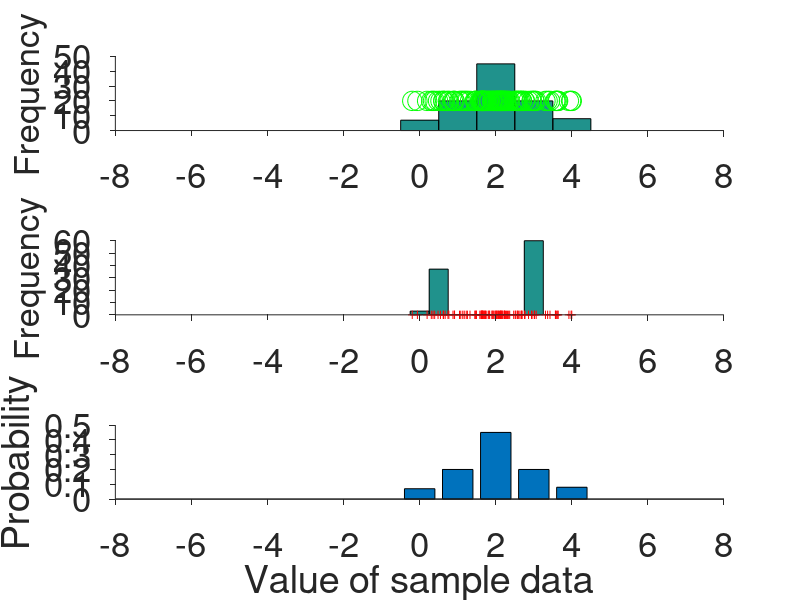
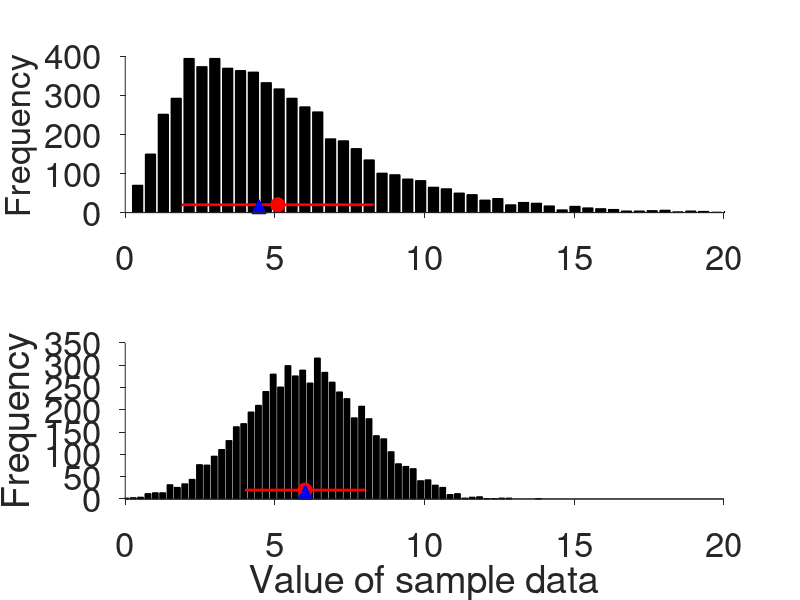
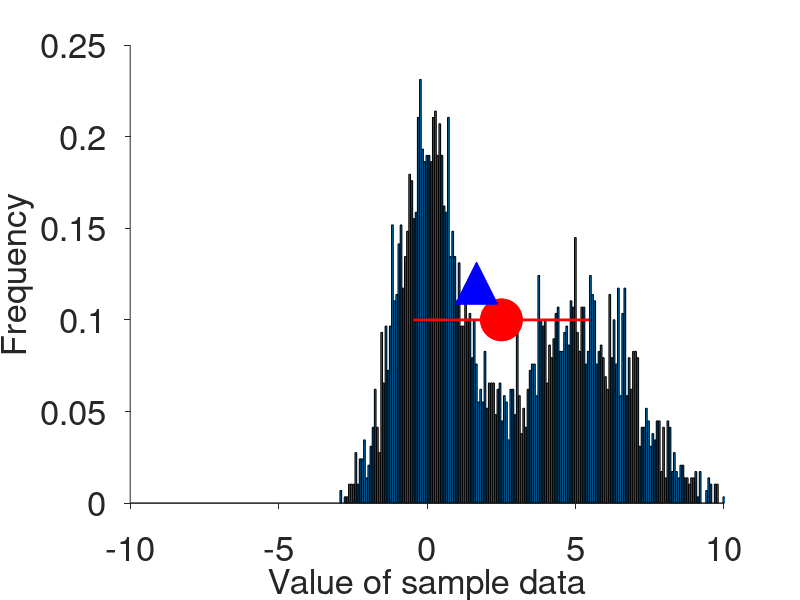
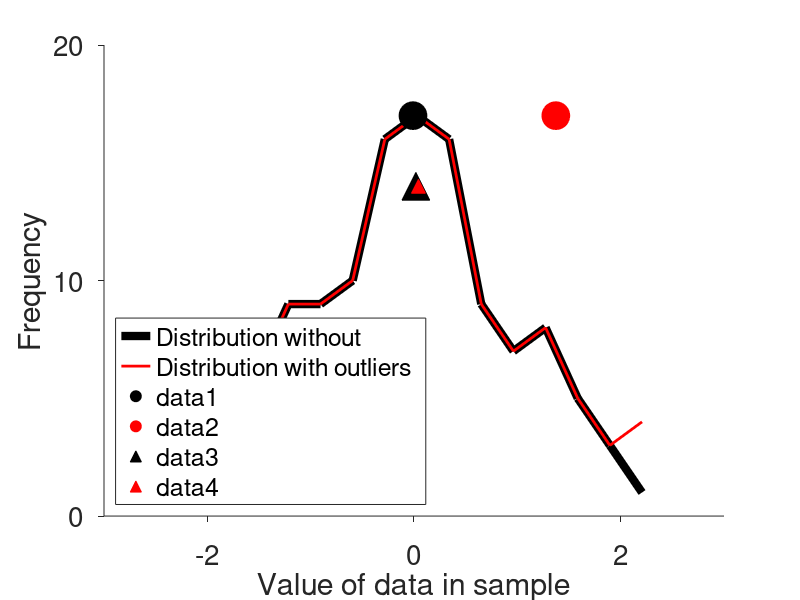

The MATLAB script that drew these images, in order:
%% Creating a variables and visualizing data
%
% - This tutorial will show how to plot a histogram with areas and bar-heights.
% - How compute the mean and the median and how to use MatLab corresponding
%   Functions.
% - How to compute the r.m.s. (root-mean-square) value of a sample.
% - How to compute the standard deviation and use the corresponding matlab
%   function.
% 
% Pestilli, Franco K310 Spring 2014 Indiana University Bloomington

%% (0) Simulating data.
% We create a vector of random data points. The values will be
% randomly drawn from a gaussian distribution with a mean of 0 and a
% standard deviation of 1.  To do so we will use a built in MatLab
% function:
rnd_data = 2+1*randn(100,1); % Type: 'doc randn' for more information 

%% (1) Plotting a histogram with equal bins.
% The height of each bar will indicate the number of elements in the sample
% that are part of the interval indicated by the bar horizontal width.
figure('name','test','color','w')
subplot(3,1,1); % Subplot plots multiple axis in a single matlab figure
xbins1 = -6:6; 
hist(rnd_data,xbins1);
hold on
plot(rnd_data, 20*ones(size(rnd_data)),'go','markersize',14)
set(gca,'tickdir','out', 'box','off','xlim',[-8 8], ...
        'xtick',[-8:2:8],'fontsize',25)
ylabel('Frequency','fontsize',25)

%% (2) Plotting a histogram with unequal bins.
subplot(3,1,2);  % Subplot plots multiple axis in a single matlab figure
xbins2 = [-4 -2 0 .5 3];
hist(rnd_data,xbins2)
hold on
plot(rnd_data,zeros(size(rnd_data)),'r+')
set(gca,'tickdir','out', 'box','off','xlim',[-8 8], ...
        'xtick',[-8:2:8],'fontsize',25)
ylabel('Frequency','fontsize',25)

%% (3) Plotting a histogram by computing probabilities:
[y,x] = hist(rnd_data,xbins1);
% Divide by the sum: 
% this does not scale to probability
subplot(3,1,3);  % Subplot plots multiple axis in a single matlab figure
% Divide by the area:
% This method scales the y-axis to probability
bar(x,y/trapz(x,y));
set(gca,'tickdir','out', 'box','off','xlim',[-8 8],'xtick',[-8:8])
ylabel('Probability')
xlabel('Value of sample data')
set(gca,'tickdir','out', 'box','off','xlim',[-8 8], ...
        'xtick',[-8:2:8],'fontsize',25)

%% (3) Build two data sets sampling from different distributions.
% Here after we will plot two distributions with different shape.
% One shape is symmetric (same number of values to the left and right of
% the mean) the other shape is not symmetric, it is skewed. The skewed
% distribution is a Chi^2 distribution. When we summarize both
% distributions with mean, median and STD the significance of each measure
% changes. Both mean and median describe well the symmetric data drawn from
% a normal (Gaussian) distirbution but not so well the dat adrawn from the
% Chi^2 distribution.
%
chirnd_data = chi2rnd(5,6000,1); % Please explore the help of this new function
rnd_data    = 6+2*randn(6000,1); % Type: 'doc randn' for more information 

% We plto the first sample, nto symmetric.
figure('name','Two histograms','color','w')
subplot(2,1,1); % Subplot plots multiple axis in a single matlab figure
[y,x] = hist(chirnd_data,60);
bar(x,y,'k')
hold on
set(gca,'tickdir','out', 'box','off','xlim',[0 20],'xtick',[0:5:20],'fontsize',25)
ylabel('Frequency','fontsize',25)

% Add the mean
m  = mean(chirnd_data);
sd = std(chirnd_data);
plot([m-sd m+sd],[20 20],'r-','linewidth',2)
plot([m m],[20 20],'ro','markerfacecolor','r','markersize',10)

% Add the median
m = median(chirnd_data);
plot([m m],[15 15],'b^','markerfacecolor','b','markersize',10)

% We plot the secodn sample, symmetric.
subplot(2,1,2); % Subplot plots multiple axis in a single matlab figure
[y,x] = hist(rnd_data,60);
bar(x,y,'k')
hold on
set(gca,'tickdir','out', 'box','off','xlim',[0 20],'xtick',[0:5:20],'fontsize',25)
ylabel('Frequency')
xlabel('Value of sample data')

% Add the mean
m  = mean(rnd_data);
sd = std(rnd_data);
plot([m-sd m+sd],[20 20],'r-','linewidth',2)
plot([m m],[20 20],'ro','markerfacecolor','r','markersize',10)

% Add the median
m = median(rnd_data);
plot([m m],[15 15],'b^','markerfacecolor','b','markersize',10)


%% (4) Plot a bimodal dataset. Use mean, median and STD to summarize the sample.
% Here after we will create two samples from different distributions,
% meaning sampling from distributions with different means and standard
% deviations. We will then combine the samples into a single distrbution of
% and compute mean and standard deviation of this new distribution.
% We show that the mean and the standard deviation do not represent well
% the data in this 'bimodally' distributed set.
% 
rnd_data1 = 0+1*randn(2000,1);
rnd_data2 = 5+2*randn(2000,1); % Type: 'doc randn' for more information 
rnd_data = [rnd_data1; rnd_data2];
[y, x] = hist(rnd_data,200);
y = y/trapz(x,y); % Trasform in probabilities

figure('name','Bimodal dataset','color','w')
bar(x,y); hold on
set(gca,'tickdir','out', 'box','off','xlim',[-10 10],'xtick',[-10:5:10],'fontsize',25)
ylabel('Frequency','fontsize',25)
xlabel('Value of sample data','fontsize',25)

% Add the mean
m  = mean(rnd_data);
sd = std(rnd_data);
plot([m-sd m+sd],[.1 .1],'r-','linewidth',2)
plot([m m],[.1 .1],'ro','markerfacecolor','r','markersize',30)

% Add the median
m = median(rnd_data);
plot([m m],[.12 .12],'b^','markerfacecolor','b','markersize',30)


%% (5) Effects of outliers on the mean, median and STD of symmetric distribution.
% Notice that when we add outliers to the data the mean does not accurately
% describe the central tendency of the data and the standard deviation does
% not accurately reflect the spread in the data.

% Create a new dataset with the same values as rnd_data and a few outliers
% horzcat simply adds the new values at the end of the vector d0sorted
rnd_data   = randn(1,120); % Sample without OUTLIERS 
rnd_data_o = horzcat(rnd_data, 60, 50, 60);  % Add outliers, 60, 50 and 60 

% Compute mean, median and STD, for the two samples.
m1   = mean(rnd_data_o);
sd1  = std(rnd_data_o);
med1 = median(rnd_data_o);
m   = mean(rnd_data);
sd  = std(rnd_data);
med = median(rnd_data);

% Now plot the results in a new figure
figure('name','Adding outliers','color','w')
hold on;
[y,x]   = hist(rnd_data,14);
[y1, x] = hist(rnd_data_o,x);
binmax  = max([y,y1]); % Let's find the maximum height of the graph, 
                      % here instead of horzcat we simply use [] to
                      % concatenate.
plot(x,y, 'k-', 'linewidth',6);
plot(x,y1,'r-','markerfacecolor','k', 'linewidth',2, 'markersize',12);
legend({'Distribution without','Distribution with outliers'},'Location','SouthWest')

% Means are circles
plot(m,   binmax, 'ko', 'markersize',20,'markerfacecolor','k');
plot(m1,  binmax, 'ro', 'markersize',20,'markerfacecolor','r');

% Medians are triangles.
plot(med, binmax-3,'k^','markerfacecolor','k', 'markersize',20);
plot(med1,binmax-3,'r^','markerfacecolor','r', 'markersize',10);
ylabel('Frequency')
xlabel('Value of data in sample')

% Take a look at all the many things we can set on a graph to make it
% appealing.
set(gca,'xlim',[-3 3], 'tickdir','out', ...
    'ytick',[0 10 20 25], ...
    'yticklabel',{'0', '10', '20', ''}, ...
    'xtick',[-2, 0, 2], ...
    'fontsize',20)
    
